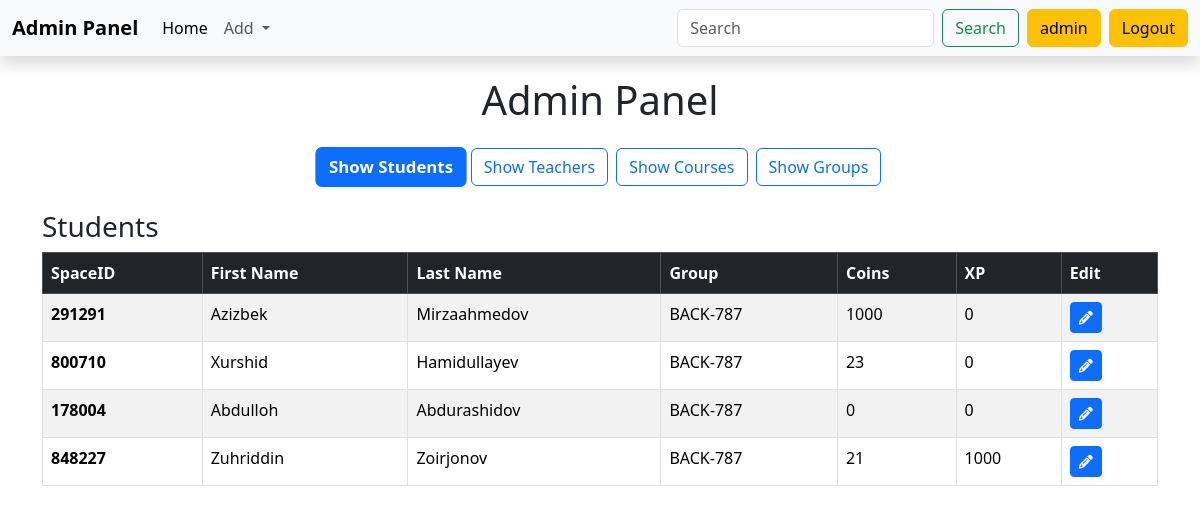
The app's page /users/ (signed in), older data.
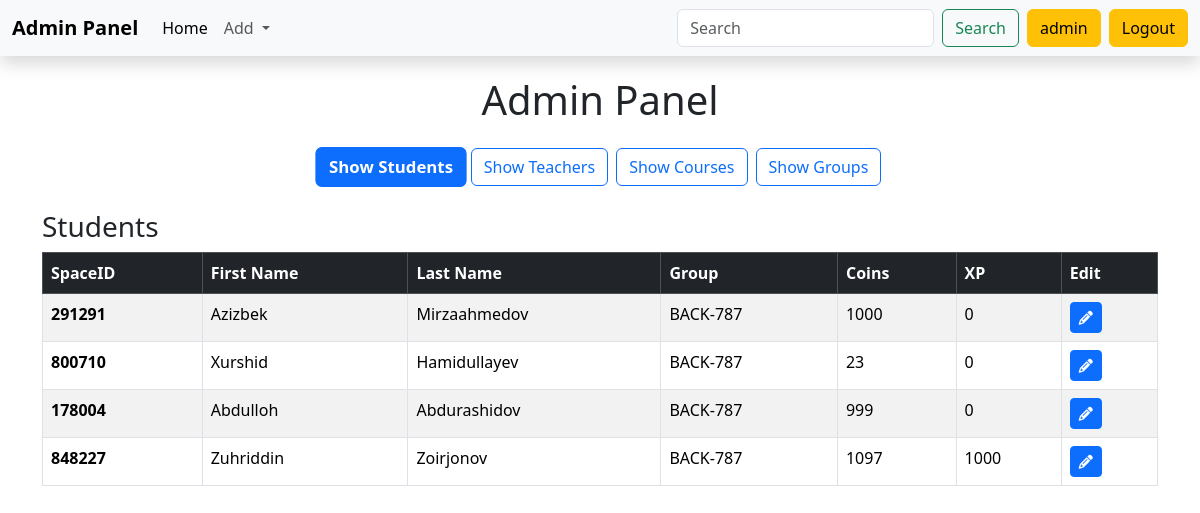
The same page, newer data.
### users/models.py (models this page shows, shortened)
class CustomUser(AbstractUser):
    groups = models.ManyToManyField(
        'auth.Group',
        related_name='customuser_set',  # related_name bilan to'qnashuv oldini olish
        blank=True
    )
    user_permissions = models.ManyToManyField(
        'auth.Permission',
        related_name='customuser_set_permissions',  # related_name bilan to'qnashuv oldini olish
        blank=True
    )

class Student(CustomUser):
    LIGAS = (
        ('Hacker', 'Hacker'),
        ('Coder', 'Coder'),
        ('Gamer', 'Gamer')
    )
    liga = models.CharField(max_length=10, choices=LIGAS, default=random.choice(LIGAS)[0])
    coins = models.IntegerField(default=0)
    xp = models.IntegerField(default=0)
    avatar = models.ImageField(upload_to='avatars/', blank=True, null=True)
    group = models.ForeignKey(Group, on_delete=models.DO_NOTHING)
    phone = models.CharField(max_length=13, blank=True, null=True)

class CustomUser(AbstractUser):
    groups = models.ManyToManyField(
        'auth.Group',
        related_name='customuser_set',  # related_name bilan to'qnashuv oldini olish
        blank=True
    )
    user_permissions = models.ManyToManyField(
        'auth.Permission',
        related_name='customuser_set_permissions',  # related_name bilan to'qnashuv oldini olish
        blank=True
    )

class Group(models.Model):
    DAYS = (
        ('Even', 'Even'),
        ('Odd', 'Odd'),
        ('Weekend', 'Weekend')
    )
    name = models.CharField(max_length=50)
    teacher = models.ForeignKey(Teacher, on_delete=models.CASCADE, related_name='teacher')
    day = models.CharField(max_length=10, choices=DAYS)
    course = models.ForeignKey(Course, on_delete=models.CASCADE, related_name='course')
    start_date = models.DateField()
    end_date = models.DateField()
    lesson_time = models.TimeField()
    created_at = models.DateTimeField(auto_now_add=True)
    updated_at = models.DateTimeField(auto_now=True)

### users/views.py (the view)
# urls.py: path('', admin_page, name='admin_page'),
def admin_page(request):
    if request.user.is_authenticated:
        if request.user.is_superuser:
            query = request.GET.get('q', '')
            students = Student.objects.all().order_by('-date_joined')
            if query:
                students = students.filter(
                    Q(first_name__icontains=query) | Q(last_name__icontains=query)
                )
            teachers = Teacher.objects.all()
            courses = Course.objects.all()
            groups = Group.objects.all()
            context = {
                'students': students,
                'teachers': teachers,
                'courses': courses,
                'groups': groups,
            }
            return render(request, 'admin_page.html', context)
        else:
            return redirect('home')
    else:
        return redirect('login')

### templates/admin_page.html (shortened to what this page needs)
<!doctype html>
<html lang="en">
<head>
    <link href="https://cdn.jsdelivr.net/npm/bootstrap@5.3.3/dist/css/bootstrap.min.css" rel="stylesheet"
>
    <link rel="stylesheet" href="https://cdnjs.cloudflare.com/ajax/libs/font-awesome/6.6.0/css/all.min.css"
/>
</head>
<body>
<nav class="navbar navbar-expand-lg navbar-light bg-light shadow">
    <div class="container-fluid">
        <a class="navbar-brand fw-bold" href="#">Admin Panel</a>
        <div class="collapse navbar-collapse" id="navbarSupportedContent">
            <ul class="navbar-nav me-auto mb-2 mb-lg-0">
                <li class="nav-item">
                    <a class="nav-link active" aria-current="page" href="#">Home</a>
                </li>
                <li class="nav-item dropdown">
                    <a class="nav-link dropdown-toggle" href="#" id="navbarDropdown" role="button"
                       data-bs-toggle="dropdown" aria-expanded="false">
                        Add
                    </a>
                </li>
            </ul>
            <form class="d-flex">
                <form method="GET" class="d-flex mb-4">
                    <input class="form-control me-2" type="search" name="q" placeholder="Search" aria-label="Search">
                    <button class="btn btn-outline-success" type="submit">Search</button>
                </form>
                {% if request.user.is_authenticated %}
                <a href="" class="btn btn-warning ms-2">{{ request.user.username }}</a>
                <a href="{% url 'logout' %}" class="btn btn-warning ms-2">Logout</a>
                {% endif %}
            </form>
        </div>
    </div>
</nav>
<div class="container">
    <h1 class="text-center mb-4">Admin Panel</h1>
    <div class="d-flex justify-content-center mb-4">
        <button class="btn btn-outline-primary me-2 menu_btn active" onclick="showTable('students')">Show Students
        </button>
        <button class="btn btn-outline-primary me-2 menu_btn" onclick="showTable('teachers')">Show Teachers</button>
        <button class="btn btn-outline-primary me-2 menu_btn" onclick="showTable('courses')">Show Courses</button>
        <button class="btn btn-outline-primary menu_btn" onclick="showTable('groups')">Show Groups</button>
    </div>
    <div id="students" class="table-container table-responsive active">
        <h3>Students</h3>
        <table class="table table-striped table-bordered">
            <thead class="table-dark">
            <tr>
                <th scope="col">SpaceID</th>
                <th scope="col">First Name</th>
                <th scope="col">Last Name</th>
                <th scope="col">Group</th>
                <th scope="col">Coins</th>
                <th scope="col">XP</th>
                <th scope="col">Edit</th>
            </tr>
            </thead>
            <tbody>
            {% for s in students %}
            <tr>
                <th scope="row">{{ s.username }}</th>
                <td>{{ s.first_name }}</td>
                <td>{{ s.last_name }}</td>
                <td>{{ s.group.name }}</td>
                <td>{{ s.coins }}</td>
                <td>{{ s.xp }}</td>
                <td>
                    <a href="{% url 'edit_student' s.id %}" class="btn btn-sm btn-primary">
                        <i class="fa fa-pencil-alt"></i>
                    </a>
                </td>
            </tr>
            {% endfor %}
            </tbody>
        </table>
    </div>
</div>
</body>
</html>

Row changes from the older to the newer data that the page shows:
changed Student "Abdulloh": coins "0" → "999"
changed Student "Zuhriddin": coins "21" → "1097"
